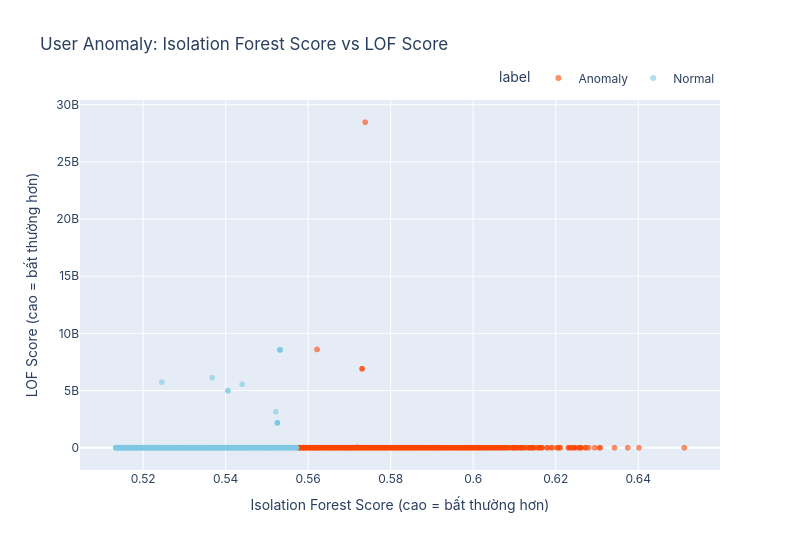

Source (notebook cell):
### Markdown cell above
## 5. Visualizations

### 5.1 User Anomaly Scatter — IF Score vs LOF Score

### Code cell
df_plot = user_scores.copy()
df_plot['label'] = df_plot['iso_forest_label'].map({-1: 'Anomaly', 1: 'Normal'})

fig = px.scatter(
    df_plot.head(5000),
    x='iso_forest_score', y='lof_score',
    color='label', opacity=0.6,
    color_discrete_map={'Anomaly': '#FF4500', 'Normal': '#7EC8E3'},
    title='User Anomaly: Isolation Forest Score vs LOF Score',
    labels={
        'iso_forest_score': 'Isolation Forest Score (cao = bất thường hơn)',
        'lof_score':        'LOF Score (cao = bất thường hơn)',
    },
)
fig.update_layout(
    width=800, height=550,
    paper_bgcolor='rgba(0,0,0,0)',
    font=dict(family='Inter, sans-serif', size=12),
    legend=dict(orientation='h', yanchor='bottom', y=1.02, xanchor='right', x=1),
)
fig.write_html(os.path.join(FIGURES_OUT, 'user_anomaly_scatter.html'))
fig.show()
print('Saved user_anomaly_scatter.html')

### Figure 1 — Plotly figure (JSON) as saved in the notebook; plotly's stock layout.template omitted (floating-point values rounded to 4 significant figures; data arrays with more than 128 entries replaced by an {"elided": "..."} marker saying what was removed)
{"data": [{"hovertemplate": "label=Anomaly<br>Isolation Forest Score (cao = bất thường hơn)=%{x}<br>LOF Score (cao = bất thường hơn)=%{y}<extra></extra>", "legendgroup": "Anomaly", "marker": {"color": "#FF4500", "opacity": 0.6, "symbol": "circle"}, "mode": "markers", "name": "Anomaly", "showlegend": true, "type": "scattergl", "x": {"elided": "1500 float values"}, "xaxis": "x", "y": {"elided": "1500 float values"}, "yaxis": "y"}, {"hovertemplate": "label=Normal<br>Isolation Forest Score (cao = bất thường hơn)=%{x}<br>LOF Score (cao = bất thường hơn)=%{y}<extra></extra>", "legendgroup": "Normal", "marker": {"color": "#7EC8E3", "opacity": 0.6, "symbol": "circle"}, "mode": "markers", "name": "Normal", "showlegend": true, "type": "scattergl", "x": {"elided": "3500 float values"}, "xaxis": "x", "y": {"elided": "3500 float values"}, "yaxis": "y"}], "layout": {"font": {"family": "Inter, sans-serif", "size": 12}, "height": 550, "legend": {"orientation": "h", "title": {"text": "label"}, "tracegroupgap": 0, "x": 1, "xanchor": "right", "y": 1.02, "yanchor": "bottom"}, "paper_bgcolor": "rgba(0,0,0,0)", "title": {"text": "User Anomaly: Isolation Forest Score vs LOF Score"}, "width": 800, "xaxis": {"anchor": "y", "domain": [0, 1], "title": {"text": "Isolation Forest Score (cao = bất thường hơn)"}}, "yaxis": {"anchor": "x", "domain": [0, 1], "title": {"text": "LOF Score (cao = bất thường hơn)"}}}}
